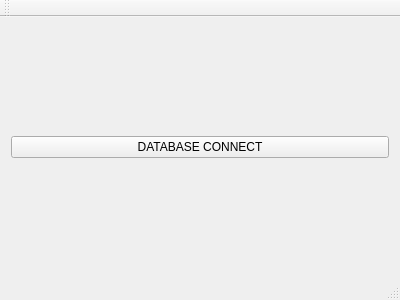
<?xml version="1.0" encoding="UTF-8"?>
<ui version="4.0">
 <class>databaseconnection</class>
 <widget class="QMainWindow" name="databaseconnection">
  <property name="geometry">
   <rect>
    <x>0</x>
    <y>0</y>
    <width>400</width>
    <height>300</height>
   </rect>
  </property>
  <property name="windowTitle">
   <string>databaseconnection</string>
  </property>
  <widget class="QWidget" name="centralWidget">
   <layout class="QGridLayout" name="gridLayout">
    <item row="0" column="0">
     <widget class="QPushButton" name="pushButton">
      <property name="text">
       <string>DATABASE CONNECT</string>
      </property>
     </widget>
    </item>
   </layout>
  </widget>
  <widget class="QMenuBar" name="menuBar">
   <property name="geometry">
    <rect>
     <x>0</x>
     <y>0</y>
     <width>400</width>
     <height>26</height>
    </rect>
   </property>
  </widget>
  <widget class="QToolBar" name="mainToolBar">
   <attribute name="toolBarArea">
    <enum>TopToolBarArea</enum>
   </attribute>
   <attribute name="toolBarBreak">
    <bool>false</bool>
   </attribute>
  </widget>
  <widget class="QStatusBar" name="statusBar"/>
 </widget>
 <layoutdefault spacing="6" margin="11"/>
 <resources/>
 <connections/>
</ui>
